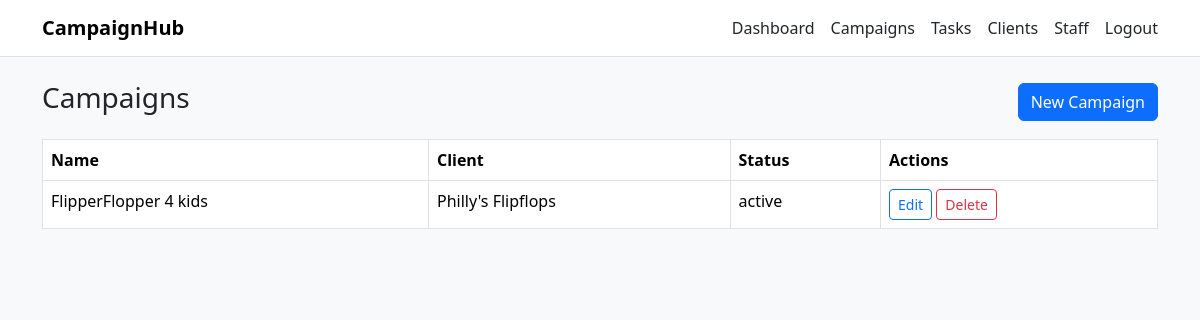
Screenshot of /campaigns/ (signed in) with the database file from the repository.
### mysite/models.py (models this page shows, shortened)
class Campaign(models.Model):
    class Status(models.TextChoices):
        ACTIVE = 'active'
        INACTIVE = 'inactive'
        COMPLETED = 'completed'
    client = models.ForeignKey(Client, on_delete=models.CASCADE) # each campaign is linked to a client
    campaign_name = models.CharField(max_length=100)
    status = models.CharField(max_length=10, choices=Status.choices, default=Status.ACTIVE)
    start_date = models.DateField()
    end_date = models.DateField()

class Client(models.Model):
    user = models.OneToOneField(
        settings.AUTH_USER_MODEL,
        on_delete=models.SET_NULL,
        null=True, blank=True)
    name = models.CharField(max_length=100)
    email = models.EmailField()
    phone_number = models.CharField(max_length=10, blank=True) # optional field for contact number
    company_name = models.CharField(max_length=100, blank=True) # optional field for company name

### mysite/views.py (the view)
# urls.py: path("campaigns/", views.campaign_list, name="campaign_list"),
@login_required
@role_required(User.Role.ADMIN, User.Role.ACCOUNT_MANAGER)
def campaign_list(request):
    campaigns = Campaign.objects.all()
    return render(request, "campaigns.html", {"campaigns": campaigns})

### mysite/permissions.py (called while the page is built)
def role_required(*allowed_roles):
    def check(user):
        return user.is_authenticated and (user.is_superuser or user.role in allowed_roles)
    return user_passes_test(check)

### mysite/templates/campaigns.html
{% extends "base.html" %}
{% block content %}
<div class="d-flex justify-content-between align-items-center mb-3">
  <h3>Campaigns</h3>
  <a class="btn btn-primary" href="{% url 'campaign_create' %}">New Campaign</a>
</div>
<table class="table table-bordered bg-white">
  <thead>
    <tr><th>Name</th><th>Client</th><th>Status</th><th>Actions</th></tr>
  </thead>
  <tbody>
    {% for c in campaigns %}
      <tr>
        <td>{{ c.campaign_name }}</td>
        <td>{{ c.client.name }}</td>
        <td>{{ c.status }}</td>
        <td>
          <a class="btn btn-sm btn-outline-primary" href="{% url 'campaign_edit' c.id %}">Edit</a>
          <a class="btn btn-sm btn-outline-danger" href="{% url 'campaign_delete' c.id %}">Delete</a>
        </td>
      </tr>
    {% empty %}
      <tr><td colspan="4" class="text-muted">No campaigns found.</td></tr>
    {% endfor %}
  </tbody>
</table>
{% endblock %}

### rows the page displays
Campaign: campaign_name "FlipperFlopper 4 kids", client.name "Philly's Flipflops", status "active"
